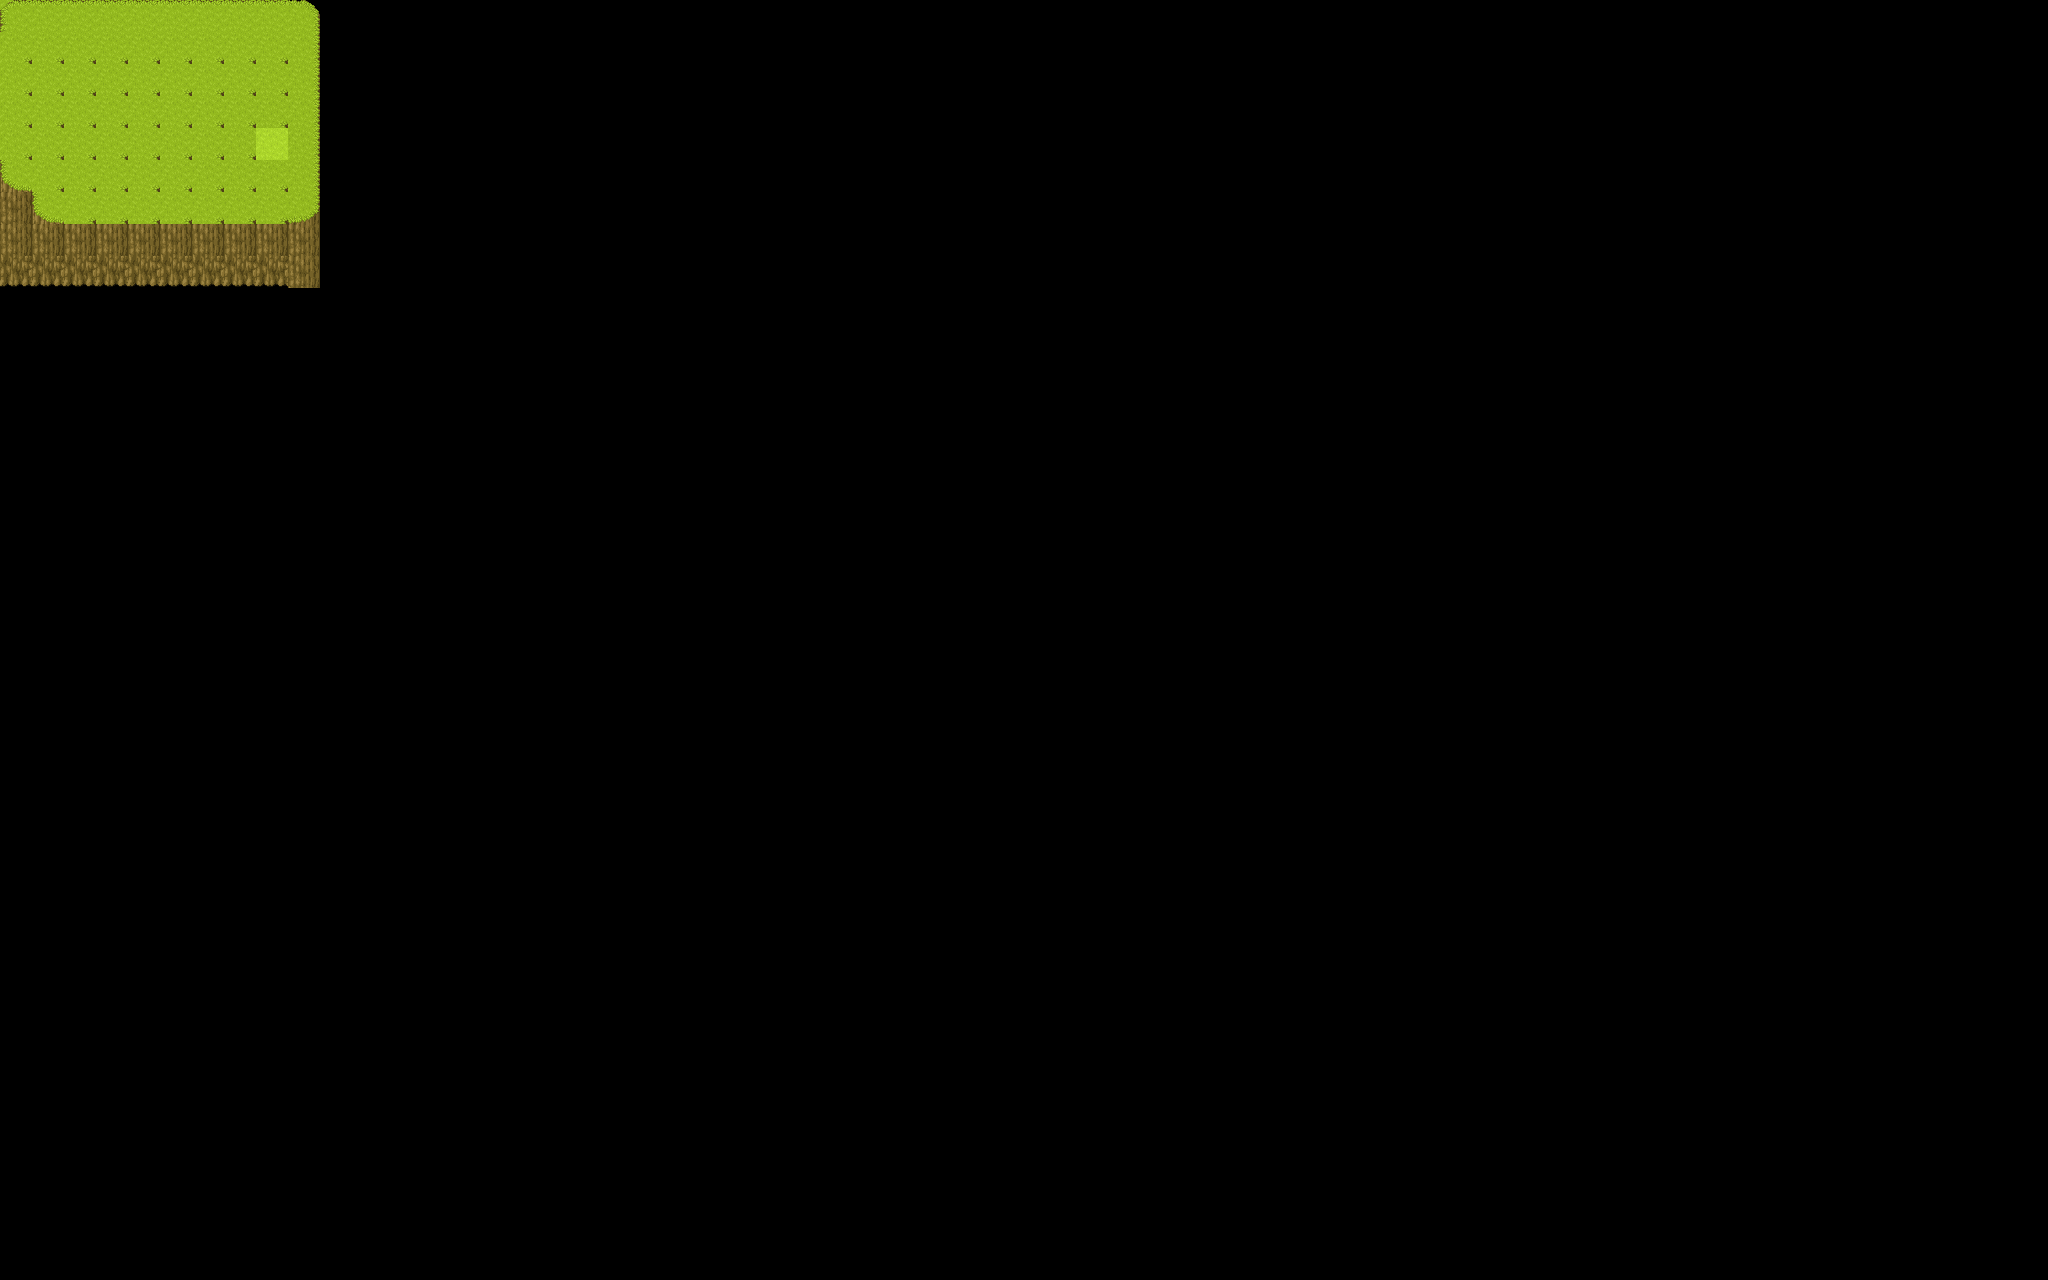

This game map was drawn from its Tiled (.tmx) file and the tilesets committed beside it. A one-line description and the trimmed map source follow:
An orthogonal 64x40 tile map with 32x32 px tiles, 2 tile layers (browser, object).

<map version="1.10" tiledversion="git" orientation="orthogonal" renderorder="right-down" width="64" height="40" tilewidth="32" tileheight="32" infinite="0" nextlayerid="3" nextobjectid="1">
 <tileset firstgid="1" name="background" tilewidth="32" tileheight="32" tilecount="1992" columns="8">
  <image source="basemap.png" trans="ff00ff" width="256" height="7968" />
 </tileset>
 <layer id="1" name="browser" width="64" height="40">
  <data>[2560 cells, 81 non-empty, 5 distinct tile ids]</data>
 </layer>
 <layer id="2" name="object" width="64" height="40">
  <data>[2560 cells, 18 non-empty, 6 distinct tile ids]</data>
 </layer>
</map>
